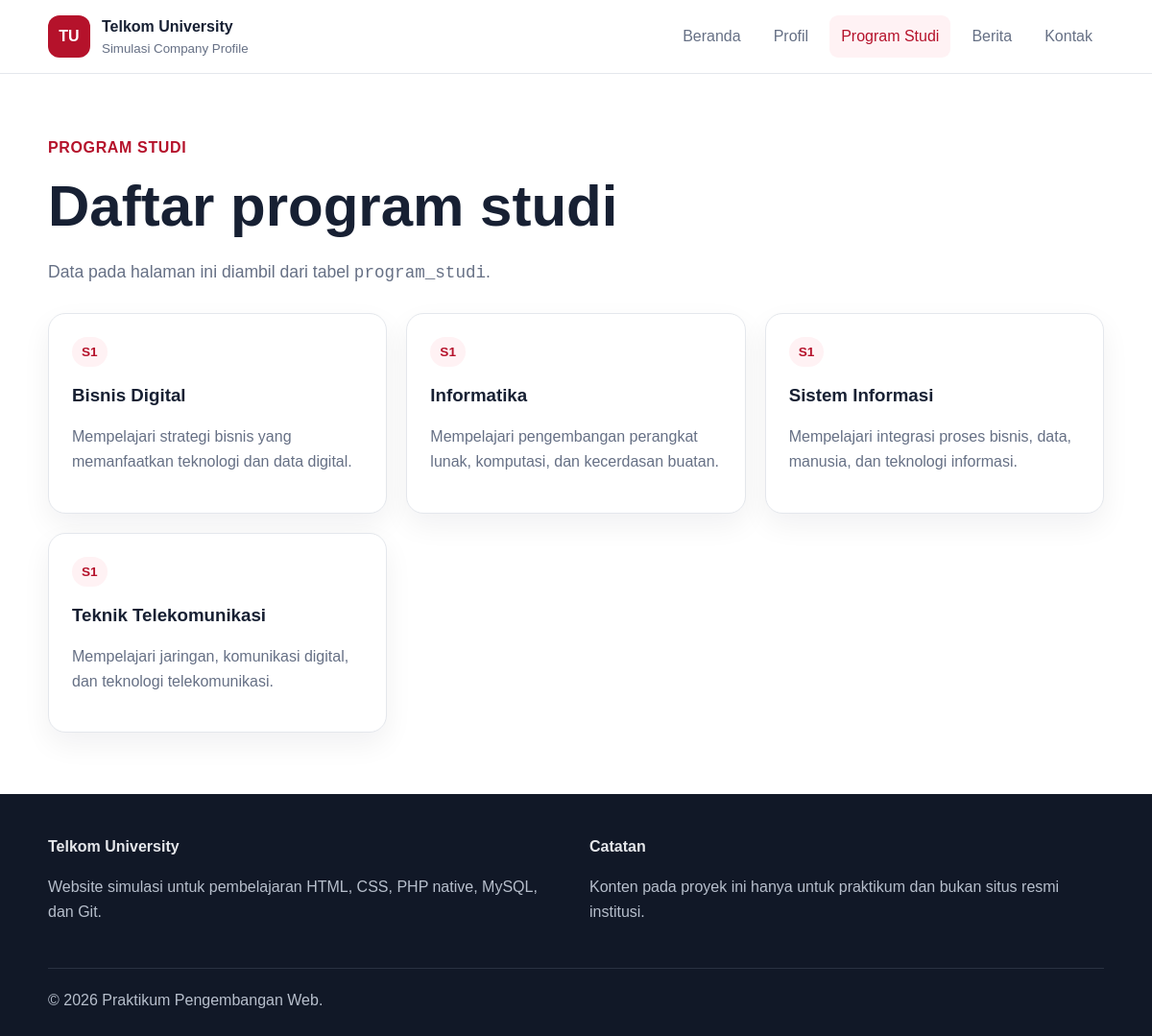
Screenshot of /programs.php with the database file from the repository.
### tables this page shows
CREATE TABLE IF NOT EXISTS program_studi (
  id INT UNSIGNED AUTO_INCREMENT PRIMARY KEY,
  nama VARCHAR(120) NOT NULL,
  jenjang VARCHAR(20) NOT NULL,
  deskripsi TEXT NOT NULL,
  created_at TIMESTAMP DEFAULT CURRENT_TIMESTAMP
);

### programs.php (the view, shortened to what this page needs)
<?php
require_once 'config/database.php';
$result = $conn->query("SELECT nama, jenjang, deskripsi FROM program_studi ORDER BY jenjang, nama");
require 'includes/header.php';
?>
<section class="section">
  <div class="container">
    <div class="section-heading">
      <span class="eyebrow">Program Studi</span>
      <h1>Daftar program studi</h1>
      <p class="lead">Data pada halaman ini diambil dari tabel <code>program_studi</code>.</p>
    </div>
    <div class="grid-3">
      <?php while ($row = $result->fetch_assoc()): ?>
        <article class="card">
          <span class="badge"><?= htmlspecialchars($row['jenjang']) ?></span>
          <h3><?= htmlspecialchars($row['nama']) ?></h3>
          <p><?= htmlspecialchars($row['deskripsi']) ?></p>
        </article>
      <?php endwhile; ?>
    </div>
  </div>
</section>
<?php require 'includes/footer.php'; ?>

### assets/css/style.css (style rules this page uses)
:root { --primary: #b5122b; --primary-dark: #7f0d1f; --ink: #172033; --muted: #667085; --surface: #ffffff; --soft: #f6f7fb; --line: #e4e7ec; --success: #147a50; }
* { box-sizing: border-box; }
body { margin: 0; font-family: Arial, Helvetica, sans-serif; color: var(--ink); background: var(--surface); line-height: 1.6; }
.container { width: min(1100px, 92%); margin: 0 auto; }
.eyebrow { color: var(--primary); font-weight: 700; letter-spacing: 0.04em; text-transform: uppercase; }
h1, h2, h3 { line-height: 1.2; }
h1 { font-size: clamp(2.1rem, 5vw, 4rem); margin: 12px 0 18px; }
.lead { color: var(--muted); font-size: 1.1rem; max-width: 720px; }
.hero-card, .card { background: #fff; border: 1px solid var(--line); border-radius: 18px; padding: 24px; box-shadow: 0 12px 30px rgb(16, 24, 40, 0.06); }
section { padding: 64px 0; }
.section-heading { margin-bottom: 28px; }
.grid-3 { display: grid; grid-template-columns: repeat(3, 1fr); gap: 20px; }
.card p { color: var(--muted); }
.badge { display: inline-block; padding: 5px 10px; border-radius: 999px; background: #fff2f4; color: var(--primary); font-size: 0.85rem; font-weight: 700; }

### rows the page displays
program_studi: jenjang "S1", nama "Bisnis Digital", deskripsi "Mempelajari strategi bisnis yang memanfaatkan teknologi dan data digital."
program_studi: jenjang "S1", nama "Informatika", deskripsi "Mempelajari pengembangan perangkat lunak, komputasi, dan kecerdasan buatan."
program_studi: jenjang "S1", nama "Sistem Informasi", deskripsi "Mempelajari integrasi proses bisnis, data, manusia, dan teknologi informasi."
program_studi: jenjang "S1", nama "Teknik Telekomunikasi", deskripsi "Mempelajari jaringan, komunikasi digital, dan teknologi telekomunikasi."
